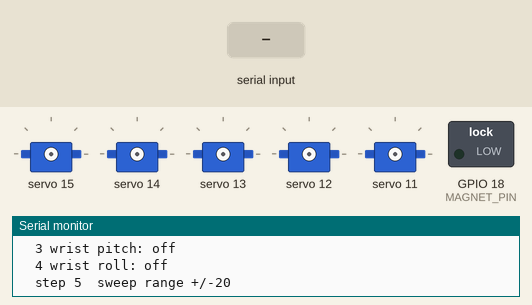
A sketch run on a simulated ESP32. On the bench: 5 × servo, switched loads named in the sketch (green lamp = pin HIGH), the last lines printed to the serial monitor. The test bench sets the inputs (shaded band).

Above: at 1.4 s.
1.5 s: "w90\n" received over Serial
4.5 s: "h\n" received over Serial
6.0 s: "m\n" received over Serial
At 6.8 s:
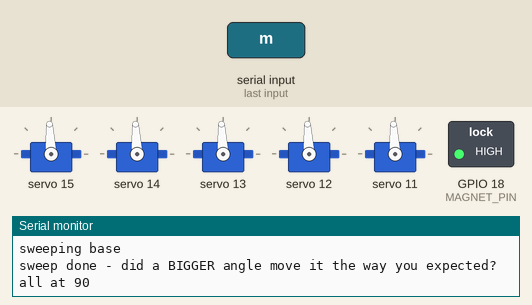
8.5 s: "a,45\n" received over Serial
At 10.3 s:
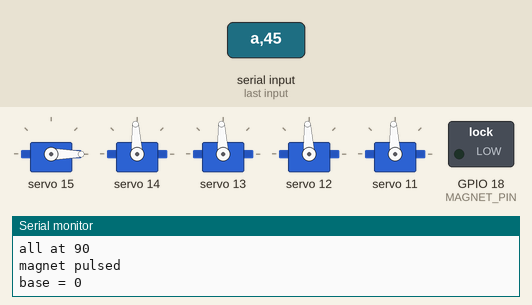
11.5 s: "m\n" received over Serial
At 12.3 s:
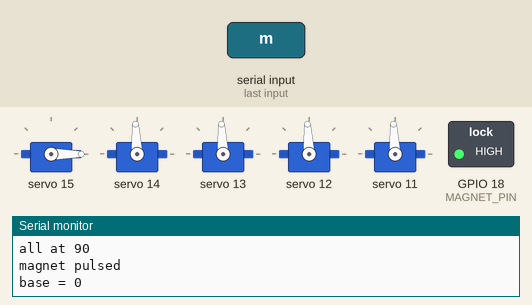
Timing chart, 0 to 14.5 s (numbered marks = the images above; inputs shaded):
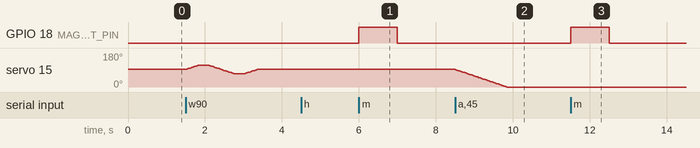

The sketch:

servo_test.ino
```cpp
/*
  servo_test.ino - first power-up test for the sorter arm, no PC software needed
  ==============================================================================
  Flash this BEFORE arm_controller.ino on a newly built arm. It drives each servo on
  its own through the PCA9685, slowly, so you can check wiring, direction and range
  and find each servo's limits before the real firmware is used.

  Same wiring as arm_controller.ino (PCA9685 on I2C, servos on channels 15-11,
  magnet driver on D7 / ESP32 GPIO18).

  Open the Serial Monitor at 115200 baud, line ending "Newline", and type:
    0..4        select a servo (0 base, 1 shoulder, 2 elbow, 3 wrist pitch, 4 wrist roll)
    + / -       move the selected servo by the step size
    s 10        set the step size (degrees)          a 120   go to an absolute angle
    w           sweep the selected servo slowly: centre -> +range -> -range -> centre
    r 30        set the sweep range (degrees either side of centre)
    h           all servos to 90 (centre), slowly
    m           pulse the magnet on for 1 s
    p           print every servo's current angle
    o           all PWM outputs off (arm goes limp, magnet off)

  Write down for each servo: the angle where the link is at its zero, which way a
  bigger angle moves it, and the safe min / max. Those go into host/config.py
  (JOINTS) and the LIMIT_MIN / LIMIT_MAX arrays of arm_controller.ino.

  Start with the horns OFF the servos: power up, send 'h', then fit the horns so
  the arm stands straight up. Then test one joint at a time with small ranges.
*/

#include <Wire.h>
#include <Adafruit_PWMServoDriver.h>

#define BAUD           115200
#define NUM_SERVOS     5
#if defined(ESP32)
  #define MAGNET_PIN   18          // GPIO18 (D18, left pin row) -> L298N IN1
#else
  #define MAGNET_PIN   7
#endif
#define SERVO_FREQ_HZ  50
#define PCA_OSC_HZ     27000000UL
#define STEP_DELAY_MS  15          // ms per degree: ~65 deg/s, gentle

const uint8_t  CHANNEL[NUM_SERVOS]      = {15, 14, 13, 12, 11};   // as wired on our arm
const uint16_t PULSE_MIN_US[NUM_SERVOS] = {500, 500, 500, 500, 500};      // full MG996R range
const uint16_t PULSE_MAX_US[NUM_SERVOS] = {2500, 2500, 2500, 2500, 2500};
const char*    NAMES[NUM_SERVOS]        = {"base", "shoulder", "elbow", "wrist pitch", "wrist roll"};

Adafruit_PWMServoDriver pwm = Adafruit_PWMServoDriver(0x40);
float   angle[NUM_SERVOS];
bool    active[NUM_SERVOS];        // false until a servo is first commanded (stays limp)
uint8_t sel = 0;
float   stepDeg = 5;
float   rangeDeg = 20;
char    line[32];
uint8_t len = 0;

void writeServo(uint8_t i, float deg) {
  if (deg < 0) deg = 0;
  if (deg > 180) deg = 180;
  float us = PULSE_MIN_US[i] + deg / 180.0f * (PULSE_MAX_US[i] - PULSE_MIN_US[i]);
  pwm.setPWM(CHANNEL[i], 0, (uint16_t)(us * SERVO_FREQ_HZ * 4096.0f / 1000000.0f + 0.5f));
  angle[i] = deg;
  active[i] = true;
}

// Move one servo to `target` one degree at a time.
void glide(uint8_t i, float target) {
  if (target < 0) target = 0;
  if (target > 180) target = 180;
  if (!active[i]) { writeServo(i, target); return; }   // first command: position unknown, go direct
  float a = angle[i];
  while (fabs(target - a) > 0.5f) {
    a += (target > a) ? 1.0f : -1.0f;
    writeServo(i, a);
    delay(STEP_DELAY_MS);
    if (Serial.available() && Serial.peek() == 'o') return;   // 'o' interrupts a move
  }
  writeServo(i, target);
}

void printState() {
  for (uint8_t i = 0; i < NUM_SERVOS; i++) {
    Serial.print(i == sel ? F("> ") : F("  "));
    Serial.print(i); Serial.print(' '); Serial.print(NAMES[i]); Serial.print(F(": "));
    if (active[i]) Serial.println(angle[i], 0); else Serial.println(F("off"));
  }
  Serial.print(F("  step ")); Serial.print(stepDeg, 0);
  Serial.print(F("  sweep range +/-")); Serial.println(rangeDeg, 0);
}

void handle(char* cmd) {
  char c = cmd[0];
  float v = atof(cmd + 1);
  if (c >= '0' && c <= '4') {
    sel = c - '0';
    Serial.print(F("selected ")); Serial.println(NAMES[sel]);
  } else if (c == '+' || c == '-') {
    float from = active[sel] ? angle[sel] : 90;
    glide(sel, from + (c == '+' ? stepDeg : -stepDeg));
    Serial.print(NAMES[sel]); Serial.print(F(" = ")); Serial.println(angle[sel], 0);
  } else if (c == 's' && v > 0) {
    stepDeg = v;
  } else if (c == 'r' && v > 0) {
    rangeDeg = v;
  } else if (c == 'a') {
    glide(sel, v);
    Serial.print(NAMES[sel]); Serial.print(F(" = ")); Serial.println(angle[sel], 0);
  } else if (c == 'w') {
    float centre = active[sel] ? angle[sel] : 90;
    Serial.print(F("sweeping ")); Serial.println(NAMES[sel]);
    glide(sel, centre);
    glide(sel, centre + rangeDeg); delay(300);
    glide(sel, centre - rangeDeg); delay(300);
    glide(sel, centre);
    Serial.println(F("sweep done - did a BIGGER angle move it the way you expected?"));
  } else if (c == 'h') {
    for (uint8_t i = 0; i < NUM_SERVOS; i++) glide(i, 90);
    Serial.println(F("all at 90"));
  } else if (c == 'm') {
    digitalWrite(MAGNET_PIN, HIGH); delay(1000); digitalWrite(MAGNET_PIN, LOW);
    Serial.println(F("magnet pulsed"));
  } else if (c == 'p') {
    printState();
  } else if (c == 'o') {
    for (uint8_t i = 0; i < NUM_SERVOS; i++) { pwm.setPWM(CHANNEL[i], 0, 4096); active[i] = false; }
    digitalWrite(MAGNET_PIN, LOW);
    Serial.println(F("outputs off"));
  } else {
    Serial.println(F("? commands: 0-4  + -  s<n>  a<n>  w  r<n>  h  m  p  o"));
  }
}

void setup() {
  pinMode(MAGNET_PIN, OUTPUT);
  digitalWrite(MAGNET_PIN, LOW);
  Serial.begin(BAUD);
  Wire.begin();
  pwm.begin();
  pwm.setOscillatorFrequency(PCA_OSC_HZ);
  pwm.setPWMFreq(SERVO_FREQ_HZ);
  for (uint8_t i = 0; i < NUM_SERVOS; i++) { pwm.setPWM(CHANNEL[i], 0, 4096); active[i] = false; }
  delay(200);
  Serial.println(F("servo_test ready. All servos are OFF until you command them."));
  Serial.println(F("Type h to centre everything, or pick a servo (0-4) and use + / - / w."));
  printState();
}

void loop() {
  while (Serial.available()) {
    char ch = Serial.read();
    if (ch == '\n' || ch == '\r') {
      if (len) { line[len] = 0; handle(line); len = 0; }
    } else if (ch != ' ' && len < sizeof(line) - 1) {
      line[len++] = ch;
    }
  }
}
```

Measured:
- after the input at 6.0 s, GPIO 18 (MAGNET_PIN): LOW → HIGH at once, → LOW 1.0 s later
- after the input at 8.5 s, servo 15: moves from 93° to 0° over 1.3 s, starting at once
- after the input at 11.5 s, GPIO 18 (MAGNET_PIN): LOW → HIGH at once, → LOW 1.0 s later
